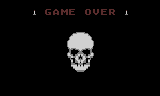

A 2D game scene composited from a Tiled map and its tileset images. What follows is a short description and the map's XML, with every tile layer's data as written:
An orthogonal 40x12 tile map with 4x8 px tiles, 1 tile layer (Tile Layer 1).

<map version="1.8" tiledversion="1.8.4" orientation="orthogonal" renderorder="right-down" width="40" height="12" tilewidth="4" tileheight="8" infinite="0" nextlayerid="2" nextobjectid="1">
 <editorsettings>
  <export target="gameover.map.csv" format="csv" />
 </editorsettings>
 <tileset firstgid="1" source="menu_tileset.tsx" />
 <layer id="1" name="Tile Layer 1" width="40" height="12">
  <data encoding="csv">
1,1,1,1,1,1,1,1,1,1,1,1,1,1,1,1,1,1,1,1,1,1,1,1,1,1,1,1,1,1,1,1,1,1,1,1,1,1,1,1,
1,1,1,1,1,1,1,1,57,1,1,15,16,3,4,27,28,11,12,1,1,31,32,45,46,11,12,37,38,1,1,57,1,1,1,1,1,1,1,1,
1,1,1,1,1,1,1,1,1,1,1,1,1,1,1,1,1,1,1,1,1,1,1,1,1,1,1,1,1,1,1,1,1,1,1,1,1,1,1,1,
1,1,1,1,1,1,1,1,1,1,1,1,1,1,1,1,1,1,1,1,1,1,1,1,1,1,1,1,1,1,1,1,1,1,1,1,1,1,1,1,
1,1,1,1,1,1,1,1,1,1,1,1,1,1,1,1,1,58,59,60,61,62,81,1,1,1,1,1,1,1,1,1,1,1,1,1,1,1,1,1,
1,1,1,1,1,1,1,1,1,1,1,1,1,1,1,1,65,66,67,67,67,67,67,72,1,1,1,1,1,1,1,1,1,1,1,1,1,1,1,1,
1,1,1,1,1,1,1,1,1,1,1,1,1,1,1,1,73,74,75,76,77,78,79,80,1,1,1,1,1,1,1,1,1,1,1,1,1,1,1,1,
1,1,1,1,1,1,1,1,1,1,1,1,1,1,1,1,1,82,83,84,85,86,87,88,1,1,1,1,1,1,1,1,1,1,1,1,1,1,1,1,
1,1,1,1,1,1,1,1,1,1,1,1,1,1,1,1,1,96,91,92,93,94,95,1,1,1,1,1,1,1,1,1,1,1,1,1,1,1,1,1,
1,1,1,1,1,1,1,1,1,1,1,1,1,1,1,1,1,1,1,1,1,1,1,1,1,1,1,1,1,1,1,1,1,1,1,1,1,1,1,1,
1,1,1,1,1,1,1,1,1,1,1,1,1,1,1,1,1,1,1,1,1,1,1,1,1,1,1,1,1,1,1,1,1,1,1,1,1,1,1,1,
1,1,1,1,1,1,1,1,1,1,1,1,1,1,1,1,1,1,1,1,1,1,1,1,1,1,1,1,1,1,1,1,1,1,1,1,1,1,1,1
</data>
 </layer>
</map>